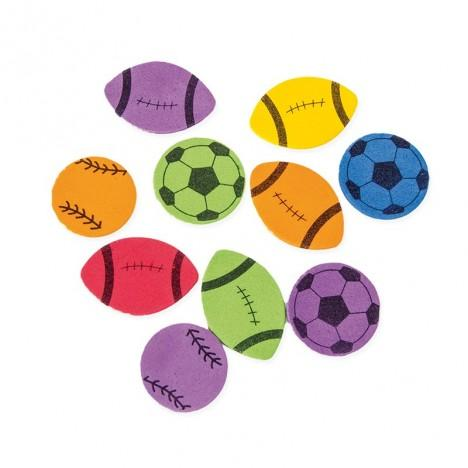
#> input picture pyva/foto0.jpg, 468 x 468 px
$ python Histogramas.py
#> lines starting #> are read from the running program, lines starting #| are printed output that depends on the picture; after the words box and inside, x2 and y2 are one past the last pixel; in counts of white or black regions, pixels touching at a corner belong together
#histogramas escala de grises

from matplotlib import pyplot as plt
# pip3 install matplotlib
#import matplotlib._version
#print(matplotlib.__version__)   #3.0.3
import cv2

# loading and converting the image into numpy array
rutaFoto0="foto0.jpg"
image = cv2.imread(rutaFoto0)
#> image is the input picture: shape (468, 468, 3); mean B, G, R 208.3, 217.5, 228.8


# BGR to GRAY
gray = cv2.cvtColor(image, cv2.COLOR_BGR2GRAY)
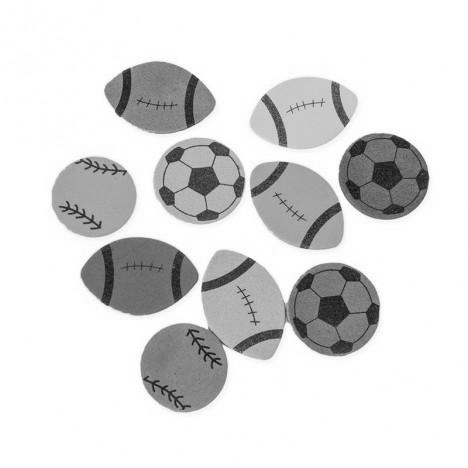
#> gray: shape (468, 468); min 11, max 255, mean 219.9
cv2.imshow("GRAY", gray)
cv2.waitKey(0)

# create the histogram
hist = cv2.calcHist([gray], [0], None, [256], [0, 256])
#> hist = 256 values, max 121825 at index 255, min 0 at index 0, mean 855.6

#plot the graph
plt.figure()
plt.title("Grayscale Histogram")
plt.xlabel("bins")
plt.ylabel("No of pixels")
plt.plot(hist)
plt.xlim([0, 256])
plt.show()
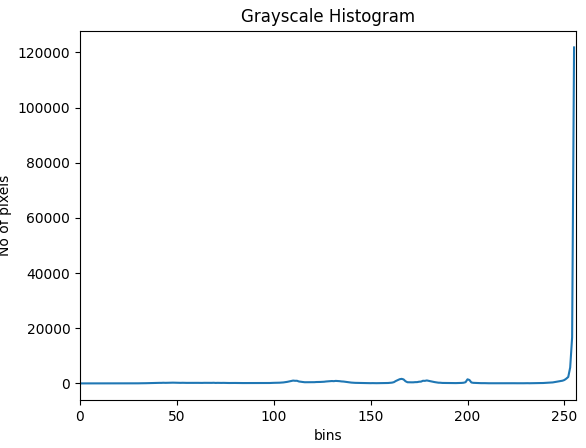
#> figure drawn by matplotlib, 1 panel; curve peaks at x = 255, y = 121825

cv2.waitKey(0)

#########################
#HISTOGRAMAS ECUALIZACIÓN
# mejora el contraste de una imagen expandiendo la distribución de píxeles
# se aplica sobre escala de grises
# se usa para mejorar fotografías. Por ejemplo: rayos x
import numpy as np

# loading and converting the image into numpy array
image = cv2.imread(rutaFoto0)

# BGR to GRAY
gray = cv2.cvtColor(image, cv2.COLOR_BGR2GRAY)

eq = cv2.equalizeHist(gray)
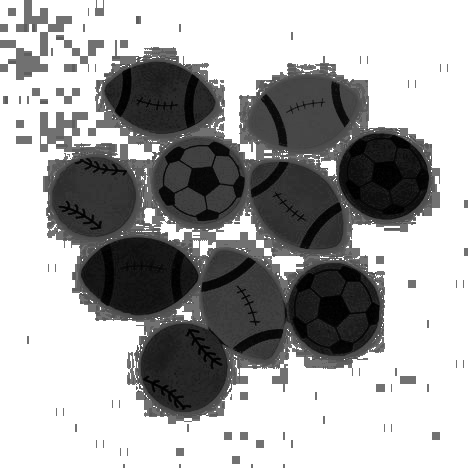
#> eq: shape (468, 468); min 0, max 255, mean 167.9
cv2.imshow("Normal and Equilized",np.hstack([gray, eq]))
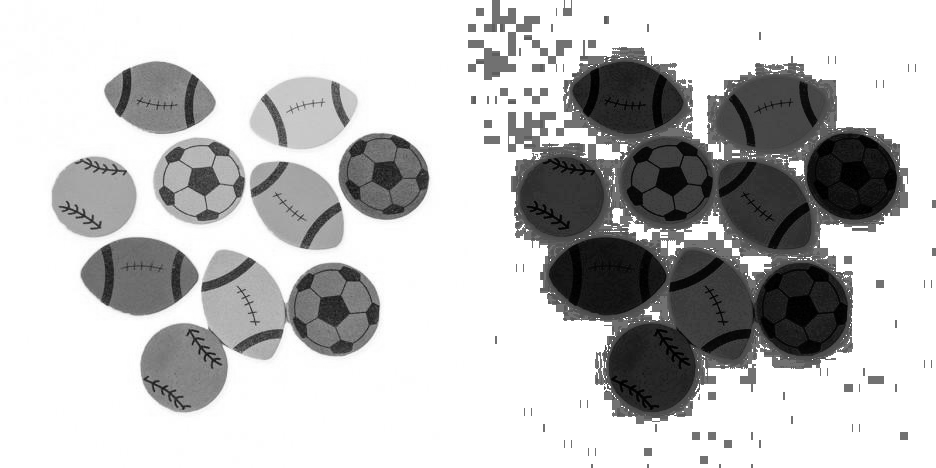
#> window 'Normal and Equilized': shape (468, 936); min 0, max 255, mean 193.9
cv2.waitKey(0)


#####################
#IMAGE BLURRING
# el desenfoque de la imagen significa que cada píxel de la imagen se mezcla con las
# intensidades de píxeles que lo rodean
# es útil cuando se procesan imágenes
# Las funciones de visión de computadora, como el trenzado y la detección de bordes,
# funcionan mejor si la imagen primero se suaviza o difumina.

# loading and converting the image into numpy array
image = cv2.imread(rutaFoto0)

#average blurring
#
#Defina una ventana deslizante k * k (kernel) en la parte superior de nuestra imagen,
# donde k siempre es un número impar.
# Esta ventana va a deslizarse de izquierda a derecha y de arriba a abajo.
# El píxel en el centro de esta matriz se configura para que sea el promedio de todos los
# demás píxeles que lo rodean.
# A medida que aumenta el tamaño del kernel, la imagen más borrosa se volverá
blurred = np.hstack([
	cv2.blur(image, (3,3)),
	cv2.blur(image, (5,5)),
	cv2.blur(image, (7,7))])
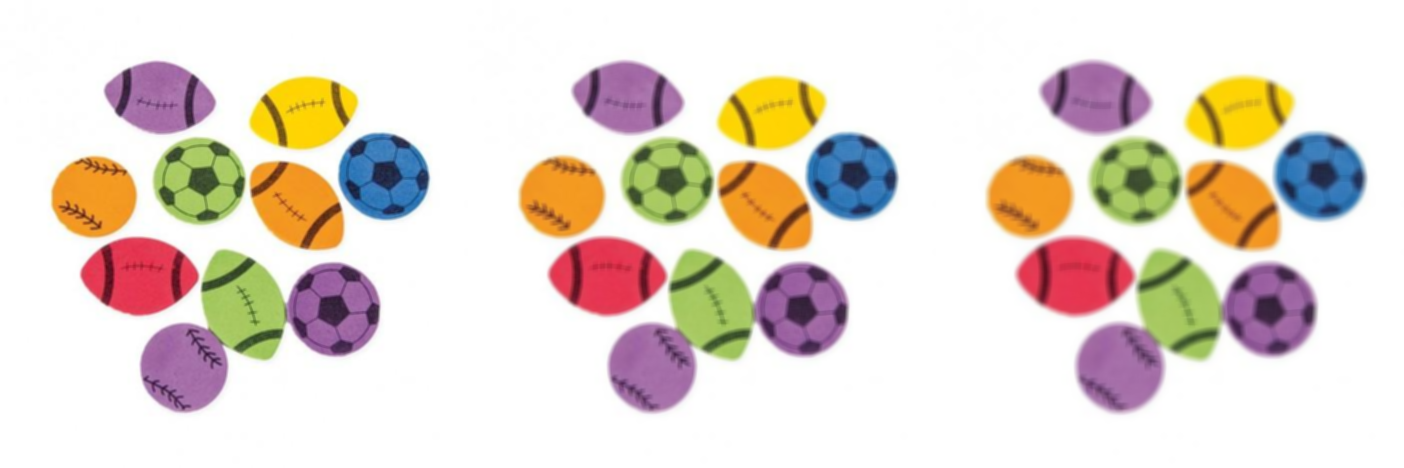
#> blurred: shape (468, 1404, 3); mean B, G, R 208.3, 217.6, 228.8

cv2.imshow("averaged blurr", blurred)
cv2.waitKey(0)

#gaussian blurring
# similar a average blurring, pero usa una media ponderada
# Los píxeles del vecindario que están más cerca del píxel central contribuyen más al promedio.
# el resultado final es que nuestra imagen es menos borrosa, pero más naturalmente borrosa
# que usando el método average
blurred = np.hstack([
	cv2.GaussianBlur(image, (3,3), 0),
	cv2.GaussianBlur(image, (5,5), 0),
	cv2.GaussianBlur(image, (7,7), 0)])

cv2.imshow("Gaussian blurr", blurred)
cv2.waitKey(0)

#median blurring
# El método de desenfoque mediano ha sido más efectivo al eliminar el ruido de sal y pimienta.
# A diferencia del método averaging, en vez de reemplazar el pixel central con la media de los
# de los vecinos, reemplazamos el pixel central con la mediana de los vecinos
blurred = np.hstack([
	cv2.medianBlur(image, 3),
	cv2.medianBlur(image, 5),
	cv2.medianBlur(image, 7)])

cv2.imshow("Median blurr", blurred)
cv2.waitKey(0)

#bilateral blurring
# Con el fin de reducir el ruido mientras se mantienen los bordes, podemos utilizar el
# difuminado bilateral.
# este método es capaz de preservar los bordes de una imagen, mientras reduce el ruido
# El mayor inconveniente de este método es que es considerablemente más lento que el promedio,
# el gauss y la distorsión media.
# el primer parámetro es la imagen, el segundo es el diámetro de nuestro píxeles vecinos,
# el tercero es color
# finalmente, el espacion q. Un valor mayor significa que píxeles más lejanos del píxel central
# influirá en el cálculo del borronado
blurred = np.hstack([
	cv2.bilateralFilter(image, 3, 21, 21),
	cv2.bilateralFilter(image, 5, 31, 31),
	cv2.bilateralFilter(image, 7, 41, 41)])

cv2.imshow("bilateral blurr", blurred)
cv2.waitKey(0)

###################
# IMAGE THRESHOLD
# thresholding es la binarización de una imagen
# es convertir una imagen en escala de grises a una imagen binaria, donde los píxeles
# son 0 o 255
# un ejemplo sería seleccionar un valor de píxel p, y luego configurar todas las intensidades
# de píxel menores que p a cero, y todos los valores de píxel mayores que p a 255

# loading and converting the image into numpy array
image = cv2.imread(rutaFoto0)

# convert image to greyscale
image = cv2.cvtColor(image, cv2.COLOR_BGR2GRAY)

# implement gaussian blurr
# aplica gaussianblur con un ro de 5 radius
# este filtro elimina algunos de los bordes de la imagen que no interesan
blurred = cv2.GaussianBlur(image, (5,5), 0)
#> blurred: shape (468, 468)

cv2.imshow("Gaussian blurr", blurred)

#simple Thresholding using binary
(T, thresh) = cv2.threshold(blurred, 155, 255, cv2.THRESH_BINARY)
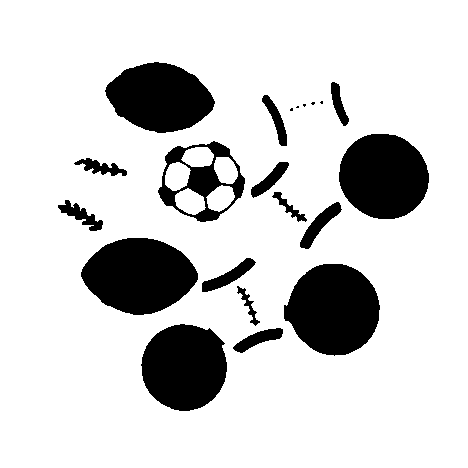
#> thresh: shape (468, 468); 82.8% white; 21 black regions (5 under 20 px), largest, box (x1, y1, x2, y2) and area: (284, 264, 380, 356) 6631, (81, 238, 198, 315) 6567, (339, 134, 429, 219) 6022
cv2.imshow("Threshold Binary", thresh)

#simple Thresholding using inv binary
(T, threshInv) = cv2.threshold(blurred, 155, 255, cv2.THRESH_BINARY_INV)
cv2.imshow("Threshold Inv Binary", threshInv)

cv2.imshow("Only Coins", cv2.bitwise_and(image, image, mask = threshInv))


#adaptive thresholding using mean
thresh = cv2.adaptiveThreshold(blurred, 255, cv2.ADAPTIVE_THRESH_MEAN_C, cv2.THRESH_BINARY_INV, 11, 4)
#> thresh: shape (468, 468); 10.7% white; 75 white regions (47 under 20 px), largest, box (x1, y1, x2, y2) and area: (288, 263, 380, 356) 3001, (339, 133, 429, 220) 2839, (140, 323, 284, 412) 2525
cv2.imshow("Adaptive mean", thresh)

#adaptive thresholding using gaussian
thresh = cv2.adaptiveThreshold(blurred, 255, cv2.ADAPTIVE_THRESH_GAUSSIAN_C, cv2.THRESH_BINARY_INV, 11, 4)
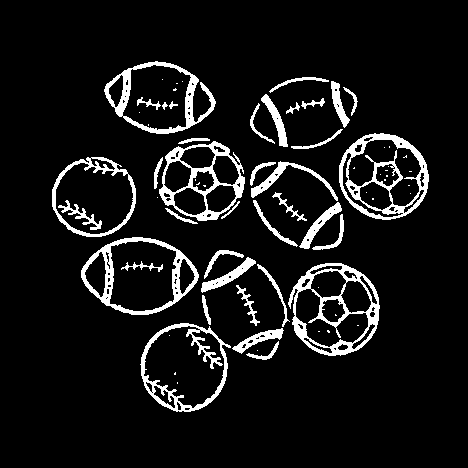
#> thresh: shape (468, 468); 8.6% white; 70 white regions (33 under 20 px), largest, box (x1, y1, x2, y2) and area: (288, 263, 380, 356) 2358, (339, 133, 429, 220) 2275, (81, 237, 199, 315) 1842
cv2.imshow("Adaptive gaussian", thresh)

cv2.waitKey(0)
